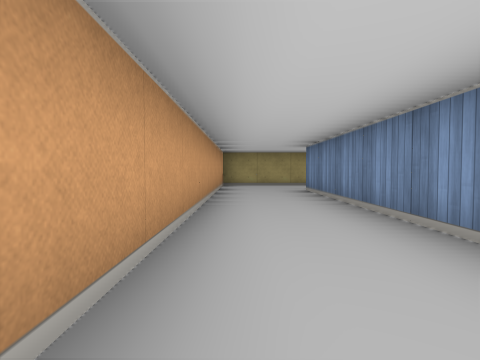
[1] (above)

16 first-person views from a walk through a cub3D maze. The camera is about half as high as the walls, tilts 2° down and sees 80° across. The floor is counted in squares. Each view is taken from the middle of a square. On the plan, view 1 faces up. The plan holds only what a view shows up to about 9 squares ahead; the rest is blank.

[2]
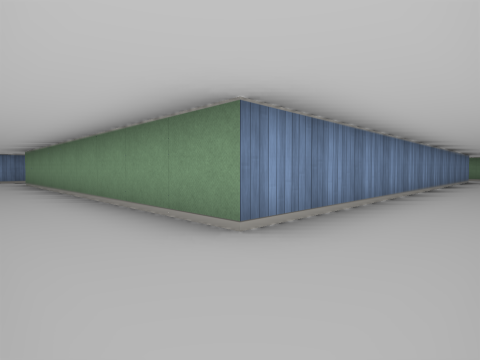

[3]
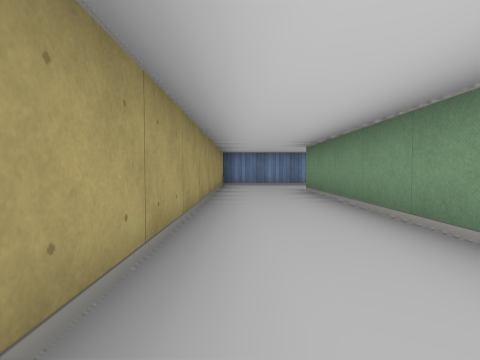

[4]
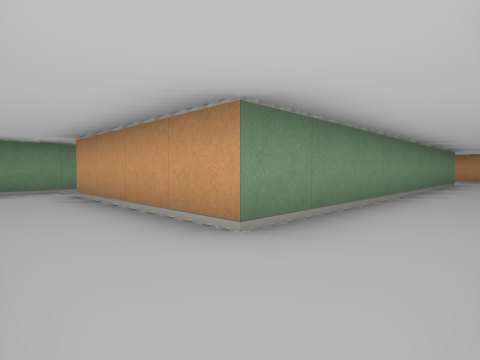

[5]
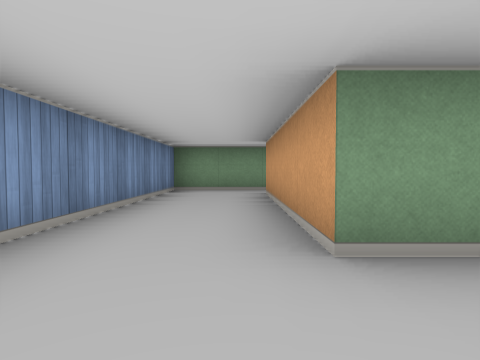

[6]
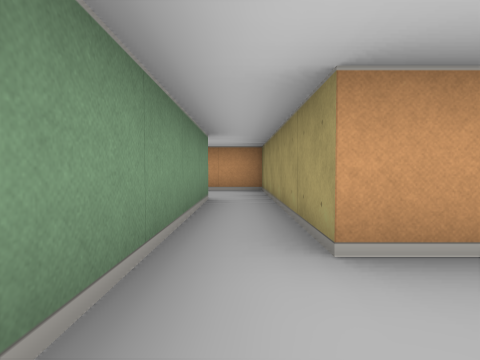

[7]
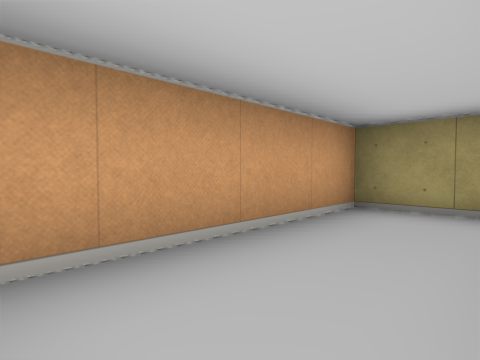

[8]
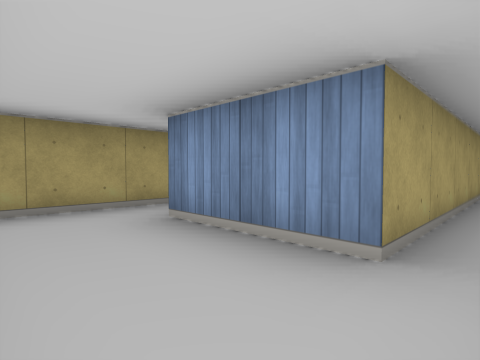

[9]
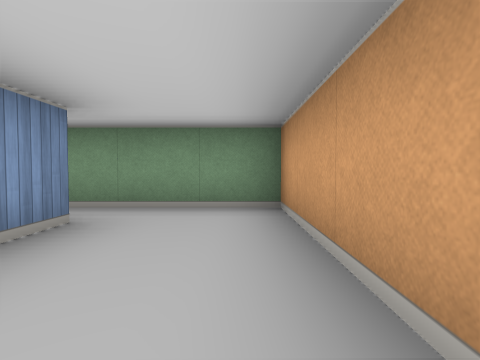

[10]
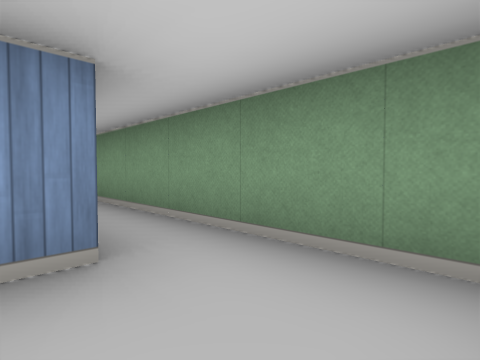

[11]
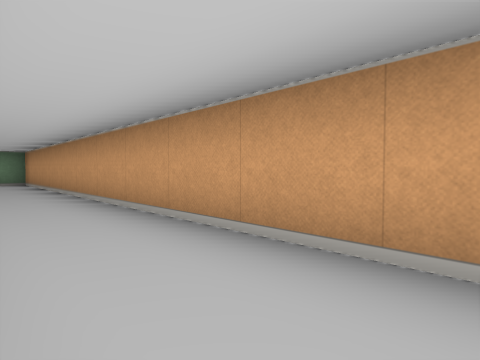

[12]
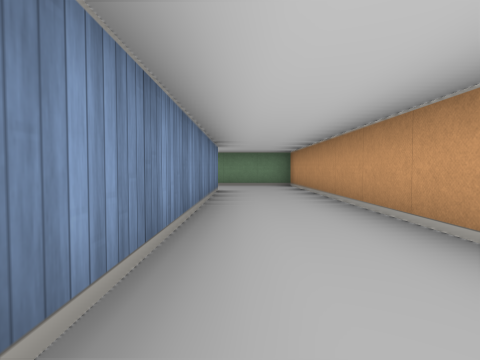

[13]
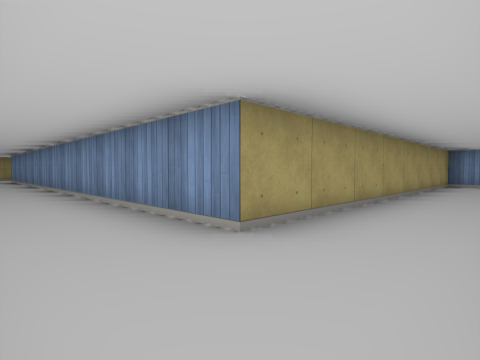

[14]
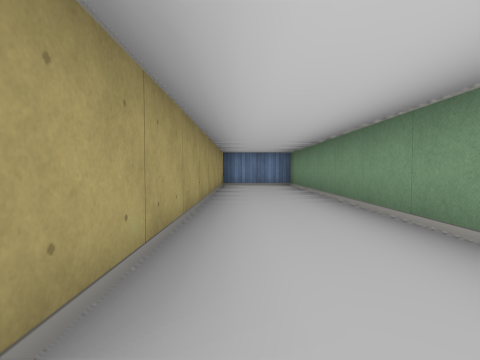

[15]
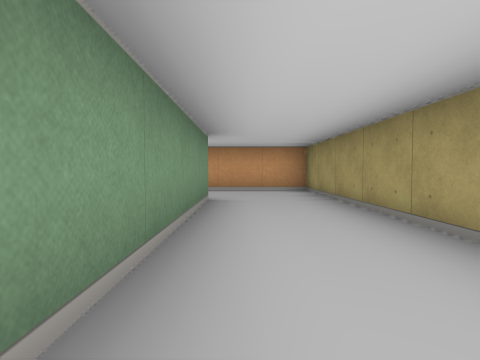

[16]
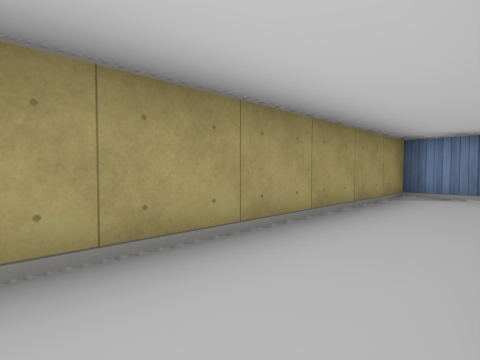

### Floor plan
Points are (right, up) in squares from view 1. A wall is a line through its corners. A room is listed if a view was taken in it or the views show most of it. See-through windows are left out.
Room 1 (views 1, 2, 3, 4, 5, 6, 9, 10, 11, 12, 13, 14, 15, 16)
walls: (7.5, -0.5) (7.5, 1.5) (12.5, 1.5) (12.5, 8.5) (-0.5, 8.5) (-0.5, -7.5) (9.5, -7.5) (9.5, -5.5) (1.5, -5.5) (1.5, 6.5) (10.5, 6.5) (10.5, 2.5) (5.5, 2.5) (5.5, -0.5)
ways out: opening at (6.5, 0.5) to room 2
Room 2 (views 7, 8)
walls: (11.8, -0.5) (7.5, -0.5); (5.5, -0.5) (5.5, -1.5) (10.5, -1.5)
ways out: opening at (6.5, 0.5) to room 1

Where each view was taken, in squares from view 1:
view 1: 0 up, 0 right, facing up
view 2: 8 up, 0 right, facing down-right
view 3: 8 up, 4 right, facing right
view 4: 8 up, 12 right, facing down-left
view 5: 8 up, 11 right, facing down
view 6: 2 up, 12 right, facing left
view 7: 1 down, 7 right, facing up-left
view 8: 1 down, 6 right, facing up-right
view 9: 2 up, 6 right, facing down
view 10: 0 up, 6 right, facing down-right
view 11: 3 up, 1 right, facing down-left
view 12: 1 up, 1 right, facing down
view 13: 7 down, 0 right, facing up-right
view 14: 6 down, 1 right, facing right
view 15: 7 up, 6 right, facing left
view 16: 7 up, 7 right, facing up-right
